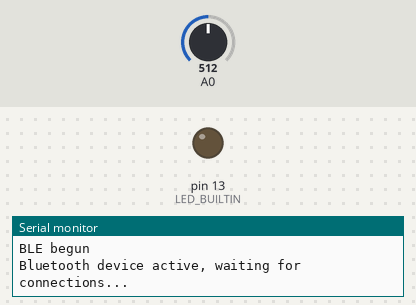
The sketch below on a simulated Arduino Uno WiFi Rev2. Parts: output pins drawn as LEDs (lit = HIGH), the last lines printed to the serial monitor. The test bench sets the inputs (shaded band); at power-on: A0 = 512. Nothing arrives over Bluetooth unless stated; a phone connects over Bluetooth LE 3 s after start.

Above: at 0.1 s.
At 3.1 s:
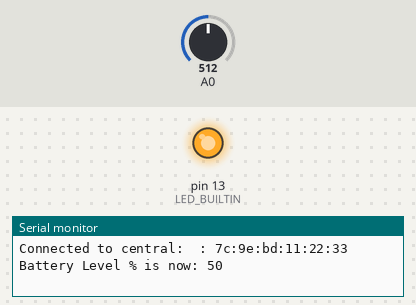
Timing chart, 0 to 4.6 s (numbered marks = the images above):
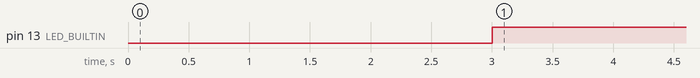

The sketch:

ArduinoBLE.ino
```cpp
/*
 Name:		ArduinoBLE.ino
 Created:	4/27/2020 1:44:30 PM
 Author:	Michael
*/

#include <WiFiNINA.h>
#include <ArduinoBLE.h>

#ifndef SECTION_DATA

// 0x180F SIG Battery service
BLEService batteryService("180F");
// https://www.bluetooth.com/xml-viewer/?src=https://www.bluetooth.com/wp-content/uploads/Sitecore-Media-Library/Gatt/Xml/Characteristics/org.bluetooth.characteristic.battery_level.xml
//https://rootsaid.com/arduino-ble-example/

// 0x2A19 SIG 16 bit value for battery level characteristic
BLEUnsignedCharCharacteristic batteryLevelCharacteristic("2A19", BLERead | BLENotify);

BLEService genAttributeService1("1801");
BLEUnsignedCharCharacteristic serviceChangedCharacteristic("2A05", BLERead);

int oldBatteryLevel = 0;
long previousMsCount = 0;
bool connectErrorPosted = false;

#endif

// the setup function runs once when you press reset or power the board
void setup() {
    Serial.begin(9600);

    // TODO - This needs to be removed to work if not connected to USB serial port
    while (!Serial) {
        ; // wait for serial port to connect. Needed for Native USB only
    }
    Serial.println("Debug serial port active");

    pinMode(LED_BUILTIN, OUTPUT);
    if (!BLE.begin()) {
        Serial.println("Failed to start BLE");
        while (1);
    }
    else {
        Serial.println("BLE begun");
    }

    // This is the name that the 'Add Device' sees.
    // Visible to users to identify the device
    BLE.setLocalName("Mikies test Arduino");

    // assign event handlers for connected, disconnected to peripheral
    BLE.setEventHandler(BLEConnected, bleOnConnectHandler);
    BLE.setEventHandler(BLEDisconnected, bleOnDisconnectHandler);

    // This does the Device Name Characteristic
    BLE.setDeviceName("Mikies UNO Wifi Rev2");

    //byte manu[7] = {9,21,22,45};
    //BLE.setManufacturerData(manu, 4);

    // Add the battery service and attach the batteryLevel Characteristic
    BLE.setAdvertisedService(batteryService);
    //BLE.setAdvertisedServiceUuid("2A19"); // Already done on init
    batteryService.addCharacteristic(batteryLevelCharacteristic);
    BLE.addService(batteryService);

    // This just made a duplicate. Original still failed
    // Service changed characteristic is already in by default. Set it so it can be read
    BLE.setAdvertisedService(genAttributeService1);
    genAttributeService1.addCharacteristic(serviceChangedCharacteristic);
    BLE.addService(genAttributeService1);

    //BLE.adv

    // Start advertising myself
    BLE.advertise();
    Serial.println("Bluetooth device active, waiting for connections...");
}


// the loop function runs over and over again until power down or reset
void loop() {
    // Central devices are those reading us
    // We are setup as a peripheral device which provides the services to read
    BLEDevice central = BLE.central();
    if (central) {
        Serial.print("Connected to central: ");
        if (central.hasLocalName()) {
            Serial.print(central.localName());
            Serial.print(" : ");
        }
        Serial.print(central.deviceName());
        Serial.print(" : ");
        Serial.println(central.address());
        digitalWrite(LED_BUILTIN, HIGH);

        //int tick = 0;
        while (central.connected()) {
            long ms = millis();
            if (ms - previousMsCount >= 1000) {
                previousMsCount = ms;
                UpdateBatteryLevel();
            }
        }
        digitalWrite(LED_BUILTIN, LOW);
        Serial.print("Disconnected from central");
    }
    else {
        if (!connectErrorPosted) {
            connectErrorPosted = true;
            //Serial.println("BLE.central failed");
        }
    }
}


// Simulate reading battery level
void UpdateBatteryLevel() {
    // Read current voltage level on A0 analog input pin to simulate battery charge level
    int battery = analogRead(A0);
    int batteryLevel = map(battery, 0, 1023, 0, 100);

    // If level changes update the battery level characteristic
    if (batteryLevel != oldBatteryLevel) {
        Serial.print("Battery Level % is now: ");
        Serial.println(batteryLevel);
        batteryLevelCharacteristic.writeValue(batteryLevel);
        oldBatteryLevel = batteryLevel;
    }
}


void bleOnConnectHandler(BLEDevice central) {
    // central connected event handler
    Serial.print("Handling someone connected event, central: ");
    Serial.println(central.address());
}


void bleOnDisconnectHandler(BLEDevice central) {
    // central disconnected event handler
    Serial.print("Handling someone disconnected event, central: ");
    Serial.println(central.address());
}
```

Measured:
- by itself, pin 13 (LED_BUILTIN): LOW → HIGH at 3.0 s
